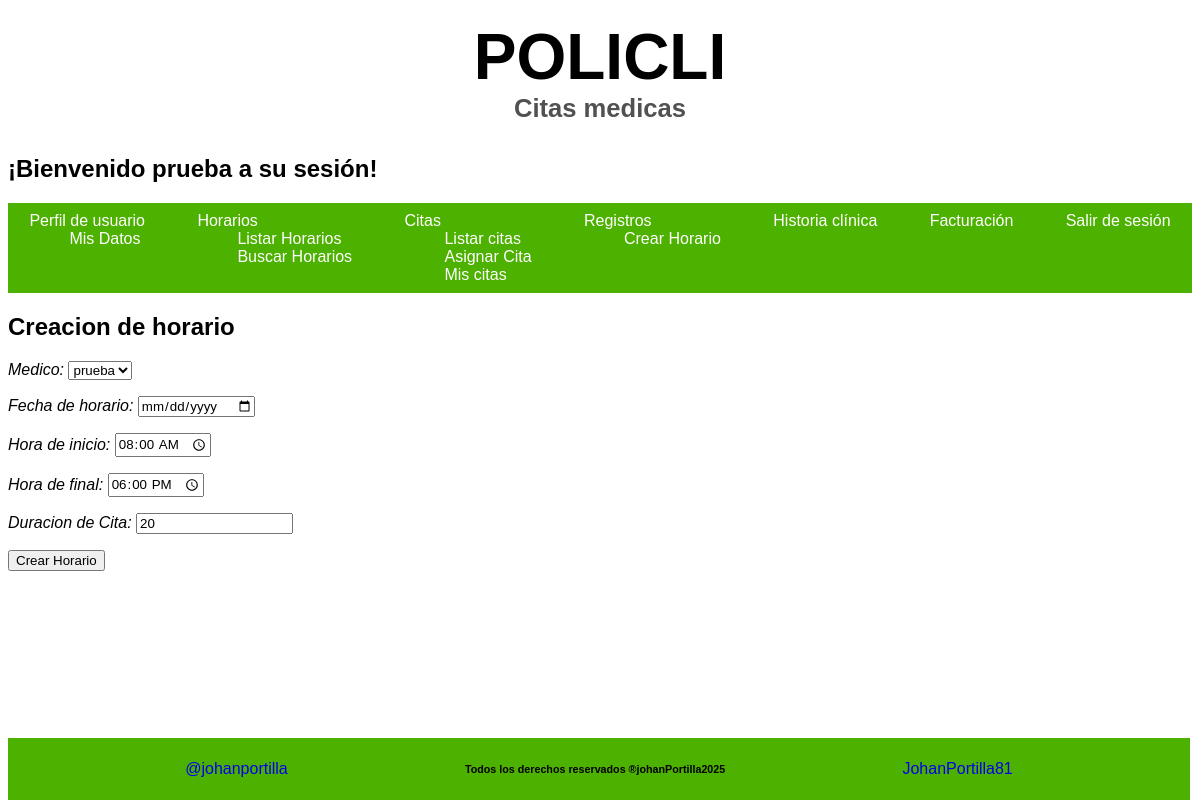
/sesion/cuenta/horarios/ (signed in), run on an earlier commit of the app's database.
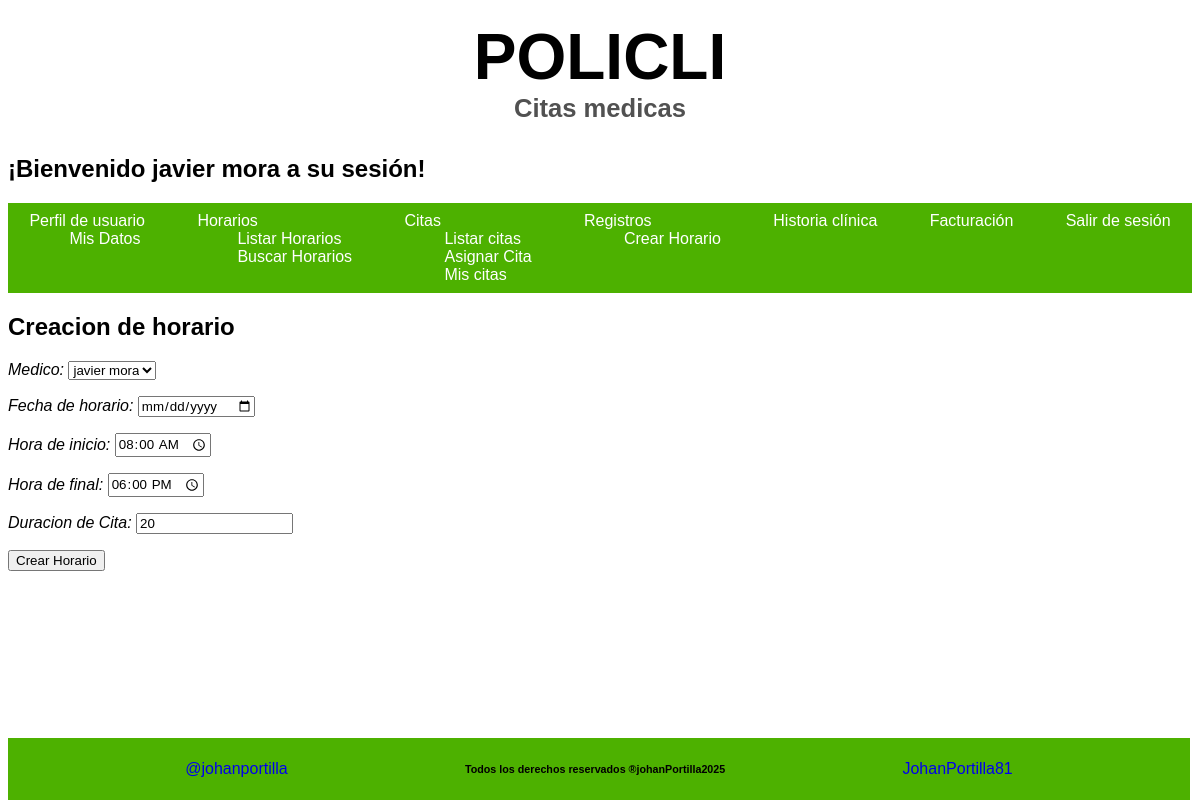
And on a later commit of the database.
### Aplicaciones/Inicio/models.py (models this page shows, shortened)
class CreacionUser(AbstractUser):
    class Tipo_User(models.TextChoices):
        ADMIN = 'Administrador',
        PACIENTE = 'Paciente'
        MEDICO = 'Medico'
        RECEPCION = 'Recepcionista'
    class Tipo_id(models.TextChoices):
        CEDULA = 'Cédula'
        TARJETA_ID= 'Tarjeta Identidad'
        CED_EXT = 'Cédula Extranjería'
        PASAPORTE = 'Pasaporte'
    tipo_id = models.CharField( max_length=20 ,choices = Tipo_id.choices, default = Tipo_id.CEDULA, verbose_name='Tipo de documento'  )
    numero_id = models.PositiveBigIntegerField(null=False, blank=False,  verbose_name='Numero de identificación', unique=True, default=0)
    telefono = models.PositiveBigIntegerField(null= False, blank= False, verbose_name='Teléfono', default=0)
    tipo_usuario = models.CharField(max_length=20, choices = Tipo_User.choices, default = Tipo_User.PACIENTE, verbose_name='Tipo Usuario')
    fecha_actualizacion = models.DateTimeField (auto_now=True, verbose_name='Ultima Actualización')
    nombre_completo= models.CharField(max_length = 100, null=False, blank= False, verbose_name='Nombre completo')

### Aplicaciones/Inicio/views.py (the view)
@login_required
def horarioCitas(request):
    if request.method == 'POST':
        print('Envio horario')
        form = CreacionHorarioCitas(request.POST, usuario_actual = request.user)
        if form.is_valid():
            print('guardando')
            form.save()
            return redirect('Principal')
    else:
        print('Generando')
        form = CreacionHorarioCitas(usuario_actual = request.user)
    return render(request, 'paginas/horarios.html', {'horario':form})

### Aplicaciones/Inicio/forms.py (called while the page is built)
    def label_from_instance(self, obj):
        return obj.nombre_completo # type: ignore

### templates/paginas/horarios.html (shortened to what this page needs)
{% extends 'index.html' %}
{% block contenido1 %}
<div>
    <form method="POST" >
        <h2>Creacion de horario</h2>
        {{ horario.as_p }}
        <button type="submit">Crear Horario</button>
    </form>
</div>
{% endblock %}

### templates/bloques/navbar_sesion.html (shortened to what this page needs)
<header class="header">
    <h1 class="navbar__title">
        POLICLI
        <span class="navbar__subtitle">Citas medicas</span>
    </h1>
    <h2 class="titulo__sesion">¡Bienvenido {{ user.nombre_completo }} a su sesión!</h2>
    <div class="navar-container">
        <nav class="navbar">
            <ul class="navbar__list">
                <li class="navbar__item">
                    <a href="{% url 'Principal' %}" class="navbar__link">Perfil de usuario</a>
                    <ul>
                        <a href="{% url 'Perfiles' %}" class="navbar__link">Mis Datos</a>
                    </ul>
                </li>
                <li class="navbar__item">
                    <a href="#" class="navbar__link">Horarios</a>
                    <ul>
                        <a href="{% url 'Lista_Horarios' %}" class="navbar__link">Listar Horarios</a>
                    </ul>
                    <ul>
                        <a href="{% url 'Buscar_Horarios' %}" class="navbar__link">Buscar Horarios</a>
                    </ul>
                </li>
                <li class="navbar__item" >
                    <a href="#" class="navbar__link">Citas</a>
                    <ul>
                        <a href="{% url 'Registro_Citas' %}" class="navbar__link">Listar citas</a>
                    </ul>
                    <ul>
                        <a href="" class="navbar__link">Asignar Cita</a>
                    </ul>
                    <ul>
                        <a href="{% url 'Mis_citas' %}" class="navbar__link">Mis citas</a>
                    </ul>
                </li>
                <li class="navbar__item"><a href="#" class="navbar__link">Registros</a>
                    {% if user.is_superuser == True or user.tipo_usuario == 'Medico' %}
                    <ul>
                        <a href="{% url 'Registro_horario' %}" class="navbar__link">Crear Horario</a>
                    </ul>
                    {% endif %}
                </li>
                <li class="navbar__item">
                    <a href="#" class="navbar__link">Historia clínica</a>
                </li>
                <li class="navbar__item">
                    <a href="#" class="navbar__link">Facturación</a>
                </li>
                <li class="navbar__item">
                    <a href="{% url 'Sesion_Cerrada' %}" class="navbar__link">Salir de sesión</a>
                </li>
            </ul>
        </nav>
    </div>
</header>

What changed in the data, as far as the page shows it:
changed CreacionUser: nombre_completo "prueba" → "javier mora"
Also different on the page:
form field id_usuario: "prueba" → "javier mora"
